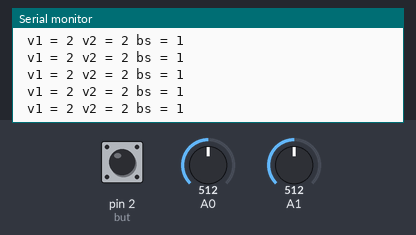
Simulated run of this sketch. Board: Arduino Uno, built with avr-gcc and run on an emulated ATmega328P. Parts: the last lines printed to the serial monitor. The test bench sets the inputs (shaded band); at power-on: A0 = 512, A1 = 512, pin 2 (but) HIGH. No radio packets arrive unless stated.

Above: at 1.2 s.
1.3 s: A0 set to 306
At 2.1 s:
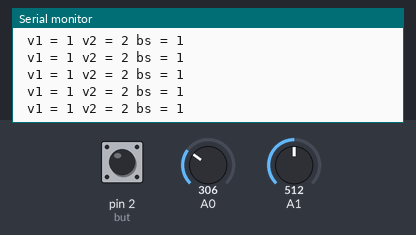
4.3 s: A1 set to 306
At 5.2 s:
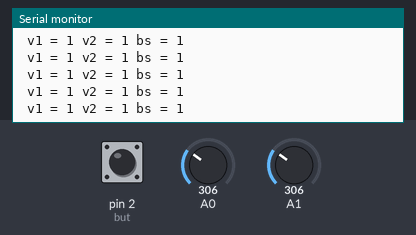
7.3 s: pin 2 (but) pulled LOW for 0.15 s
10.4 s: A0 set to 716
At 11.4 s:
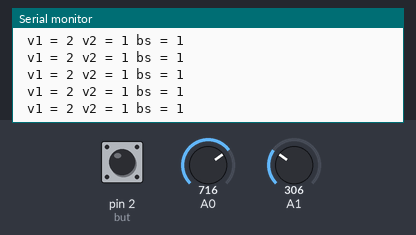
13.4 s: pin 2 (but) pulled LOW for 1 s
At 14.0 s:
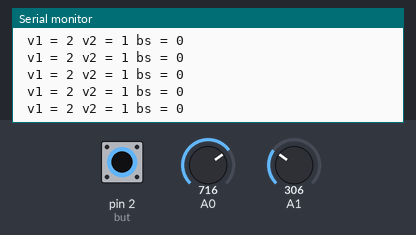
17.4 s: A1 set to 716
At 18.1 s:
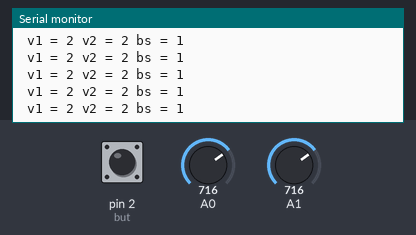

Measured:
- after the input at 1.3 s, the serial monitor: prints a new line after 0.08 s (image 1)
- after the input at 4.3 s, the serial monitor: prints a new line after 0.07 s (image 2)
- after the input at 10.4 s, the serial monitor: prints a new line after 0.07 s (image 3)
- after the input at 13.4 s, the serial monitor: prints a new line after 0.06 s (image 4)
- after the input at 17.4 s, the serial monitor: prints a new line after 0.08 s (image 5)

The sketch:

transmiter.ino
```cpp
#include <SPI.h>
#include <nRF24L01.h>
#include <RF24.h>
#define led 12
RF24 radio(7, 8); // CE, CSN
const byte addresses[][6] = {"00001", "00002"};
boolean buttonState = 0;
int but = 2;
void setup() {
  Serial.begin(9600);
  pinMode(but,INPUT_PULLUP);
  radio.begin();
  radio.openWritingPipe(addresses[1]); // 00001
  radio.openReadingPipe(1, addresses[0]); // 00002
  radio.setPALevel(RF24_PA_MIN);
}void loop() {
  delay(5);
  radio.stopListening();
  int bs = digitalRead(but);
  int joy1 = analogRead(A0);
  int joy2 = analogRead(A1);
  int val1 = map(joy1, 0, 1023, 1, 3);
  int val2 = map(joy2, 0, 1023, 1, 3);
  radio.write(&val1, sizeof(val1));
  radio.write(&val2, sizeof(val2));
  radio.write(&bs, sizeof(bs));
  delay(5);
  Serial.print(" v1 = ");
  Serial.print(val1);
  Serial.print(" v2 = ");
  Serial.print(val2);
  Serial.print(" bs = ");
  Serial.println(bs);
}
```
